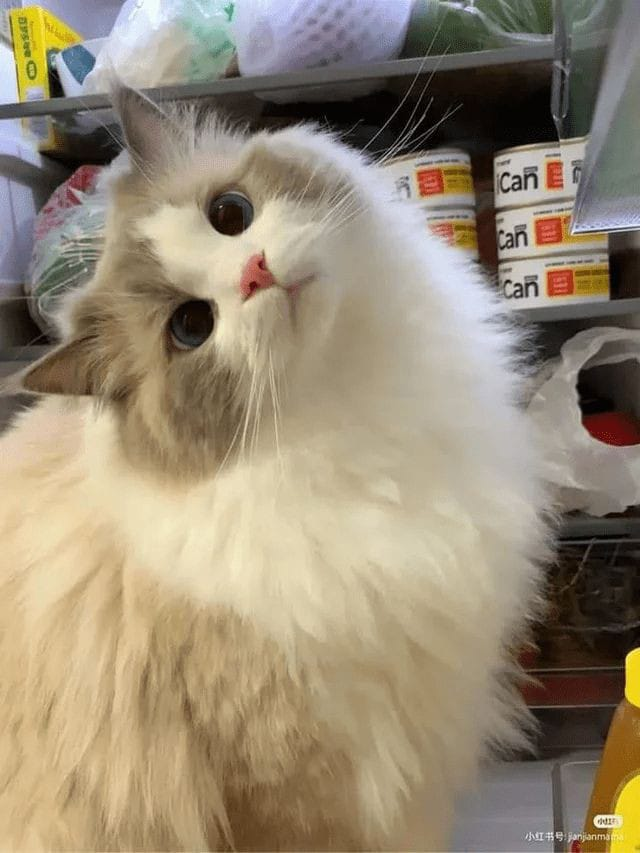
#> input picture kucing.jpg, 640 x 853 px; the run also reads 1 picture not shown here
$ python 'Latihan 4b.py'
#> lines starting #> are read from the running program, lines starting #| are printed output that depends on the picture
# Rossy Musdawiyah Anisa, 12170700078

import cv2

# Membaca dua gambar
gambar1 = cv2.imread('kucing.jpg')
#> gambar1 is the input picture: shape (853, 640, 3); mean B, G, R 117.3, 138.9, 151.8
gambar2 = cv2.imread('astro.jpg')

#Pastikan kedua gambar memiliki dimensi yang sama
tinggi, lebar, _ = gambar1.shape
#> tinggi = 853; lebar = 640
gambar2 = cv2.resize(gambar2, (lebar, tinggi))

# Membuat gambar hasil penjumlahan
hasil_penjumlahan = gambar1.copy()

# Melakukan penjumlahan manual untuk setiap piksel
for y in range(tinggi):
    for x in range(lebar):
        for c in range(3): # Loop untuk masing-masing channel (BGR)
            nilai_baru = int(gambar1[y, x, c]) + int(gambar2[y, x, c])
            hasil_penjumlahan[y, x, c] = min(nilai_baru, 255) # Batasi nilai maksimal menjadi 255
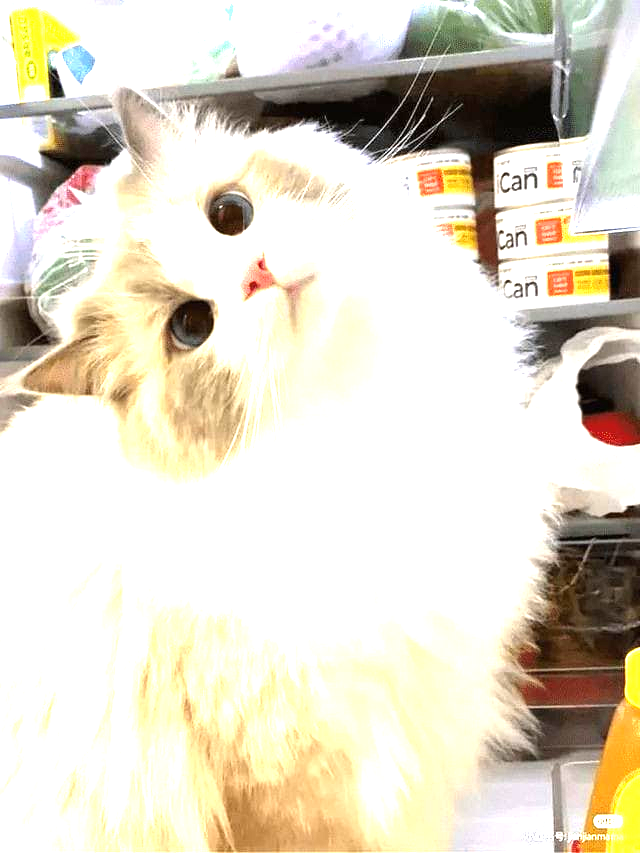
#> hasil_penjumlahan: shape (853, 640, 3); mean B, G, R 200.4, 217.3, 224

# Menampilkan dan menyimpan gambar hasil penjumlahan
cv2.imshow('Hasil Penjumlahan', hasil_penjumlahan)
cv2.waitKey(0)
cv2.destroyAllWindows()

# Opsional: Menyimpan hasil penjumlahan
cv2.imwrite('hasil_penjumlahan_manual_rumus.jpg', hasil_penjumlahan)
